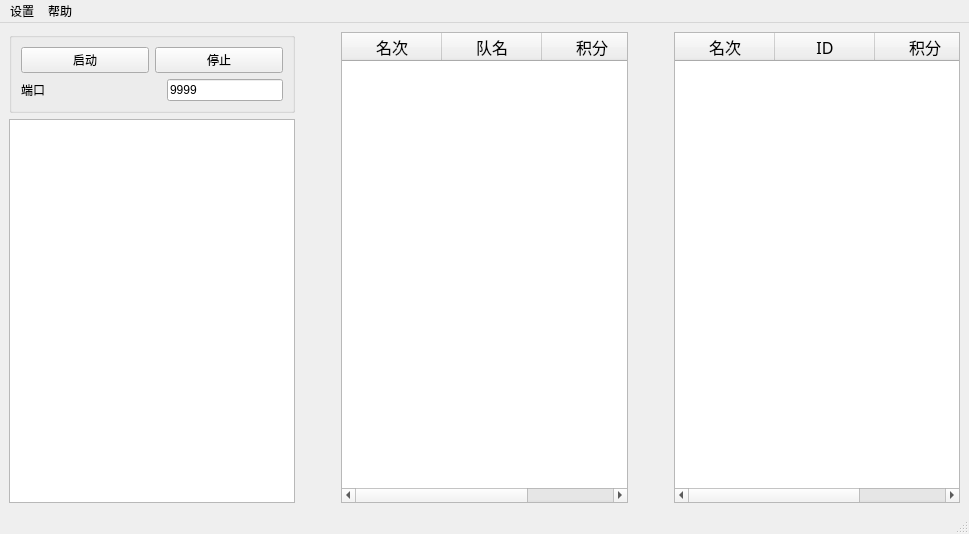
<?xml version="1.0" encoding="UTF-8"?>
<ui version="4.0">
 <class>MainWindow</class>
 <widget class="QMainWindow" name="MainWindow">
  <property name="geometry">
   <rect>
    <x>0</x>
    <y>0</y>
    <width>969</width>
    <height>534</height>
   </rect>
  </property>
  <property name="windowTitle">
   <string>MainWindow</string>
  </property>
  <widget class="QWidget" name="centralwidget">
   <layout class="QHBoxLayout" name="horizontalLayout_4">
    <item>
     <layout class="QHBoxLayout" name="horizontalLayout_3">
      <item>
       <layout class="QVBoxLayout" name="verticalLayout">
        <property name="sizeConstraint">
         <enum>QLayout::SetMinimumSize</enum>
        </property>
        <item>
         <widget class="QGroupBox" name="groupBox">
          <property name="title">
           <string/>
          </property>
          <layout class="QVBoxLayout" name="verticalLayout_3">
           <item>
            <layout class="QVBoxLayout" name="verticalLayout_2">
             <item>
              <layout class="QHBoxLayout" name="horizontalLayout">
               <item>
                <widget class="QPushButton" name="StartBtn">
                 <property name="styleSheet">
                  <string notr="true">font: 12pt &quot;宋体&quot;;</string>
                 </property>
                 <property name="text">
                  <string>启动</string>
                 </property>
                </widget>
               </item>
               <item>
                <widget class="QPushButton" name="StopBtn">
                 <property name="styleSheet">
                  <string notr="true">font: 12pt &quot;宋体&quot;;</string>
                 </property>
                 <property name="text">
                  <string>停止</string>
                 </property>
                </widget>
               </item>
              </layout>
             </item>
             <item>
              <layout class="QHBoxLayout" name="horizontalLayout_2">
               <item>
                <widget class="QLabel" name="label">
                 <property name="styleSheet">
                  <string notr="true">font: 12pt &quot;宋体&quot;;</string>
                 </property>
                 <property name="text">
                  <string>端口</string>
                 </property>
                 <property name="buddy">
                  <cstring>PortTxt</cstring>
                 </property>
                </widget>
               </item>
               <item>
                <spacer name="horizontalSpacer_3">
                 <property name="orientation">
                  <enum>Qt::Horizontal</enum>
                 </property>
                 <property name="sizeHint" stdset="0">
                  <size>
                   <width>53</width>
                   <height>20</height>
                  </size>
                 </property>
                </spacer>
               </item>
               <item>
                <widget class="QLineEdit" name="PortTxt">
                 <property name="minimumSize">
                  <size>
                   <width>81</width>
                   <height>20</height>
                  </size>
                 </property>
                 <property name="styleSheet">
                  <string notr="true">font: 12pt &quot;宋体&quot;;</string>
                 </property>
                 <property name="text">
                  <string>9999</string>
                 </property>
                </widget>
               </item>
              </layout>
             </item>
            </layout>
           </item>
          </layout>
         </widget>
        </item>
        <item>
         <widget class="QTextBrowser" name="TipTextArea"/>
        </item>
       </layout>
      </item>
      <item>
       <spacer name="horizontalSpacer">
        <property name="orientation">
         <enum>Qt::Horizontal</enum>
        </property>
        <property name="sizeType">
         <enum>QSizePolicy::Maximum</enum>
        </property>
        <property name="sizeHint" stdset="0">
         <size>
          <width>40</width>
          <height>20</height>
         </size>
        </property>
       </spacer>
      </item>
      <item>
       <widget class="QTableWidget" name="TeamRankTbl">
        <property name="font">
         <font>
          <family>宋体</family>
          <pointsize>12</pointsize>
         </font>
        </property>
        <column>
         <property name="text">
          <string>名次</string>
         </property>
         <property name="toolTip">
          <string notr="true"/>
         </property>
         <property name="whatsThis">
          <string notr="true"/>
         </property>
         <property name="textAlignment">
          <set>AlignHCenter|AlignVCenter|AlignCenter</set>
         </property>
        </column>
        <column>
         <property name="text">
          <string>队名</string>
         </property>
         <property name="textAlignment">
          <set>AlignHCenter|AlignVCenter|AlignCenter</set>
         </property>
        </column>
        <column>
         <property name="text">
          <string>积分</string>
         </property>
         <property name="textAlignment">
          <set>AlignHCenter|AlignVCenter|AlignCenter</set>
         </property>
        </column>
       </widget>
      </item>
      <item>
       <spacer name="horizontalSpacer_2">
        <property name="orientation">
         <enum>Qt::Horizontal</enum>
        </property>
        <property name="sizeType">
         <enum>QSizePolicy::Maximum</enum>
        </property>
        <property name="sizeHint" stdset="0">
         <size>
          <width>40</width>
          <height>20</height>
         </size>
        </property>
       </spacer>
      </item>
      <item>
       <widget class="QTableWidget" name="MemRankTbl">
        <property name="font">
         <font>
          <family>宋体</family>
          <pointsize>12</pointsize>
         </font>
        </property>
        <column>
         <property name="text">
          <string>名次</string>
         </property>
        </column>
        <column>
         <property name="text">
          <string>ID</string>
         </property>
        </column>
        <column>
         <property name="text">
          <string>积分</string>
         </property>
        </column>
       </widget>
      </item>
     </layout>
    </item>
   </layout>
  </widget>
  <widget class="QStatusBar" name="statusbar"/>
  <widget class="QMenuBar" name="menubar">
   <property name="geometry">
    <rect>
     <x>0</x>
     <y>0</y>
     <width>969</width>
     <height>26</height>
    </rect>
   </property>
   <widget class="QMenu" name="menu">
    <property name="title">
     <string>设置</string>
    </property>
    <addaction name="action"/>
   </widget>
   <widget class="QMenu" name="menu_2">
    <property name="title">
     <string>帮助</string>
    </property>
    <addaction name="action_2"/>
   </widget>
   <addaction name="menu"/>
   <addaction name="menu_2"/>
  </widget>
  <action name="action">
   <property name="text">
    <string>属性</string>
   </property>
  </action>
  <action name="action_2">
   <property name="text">
    <string>关于软件</string>
   </property>
  </action>
 </widget>
 <resources/>
 <connections/>
</ui>
